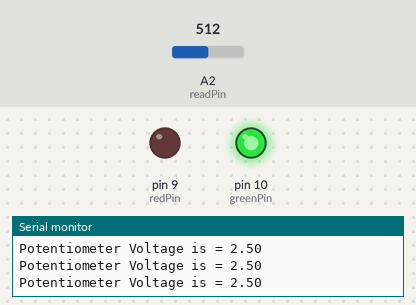
Simulated run of this sketch. Board: Arduino Uno, built with avr-gcc and run on an emulated ATmega328P. On the bench: output pins drawn as LEDs (lit = HIGH), the last lines printed to the serial monitor. The inputs (shaded band) are chosen by the test bench; at power-on: A2 (readPin) = 512.

Above: at 1.3 s.
1.4 s: A2 (readPin) set to 806
2.9 s: A2 (readPin) set to 835
At 3.8 s:
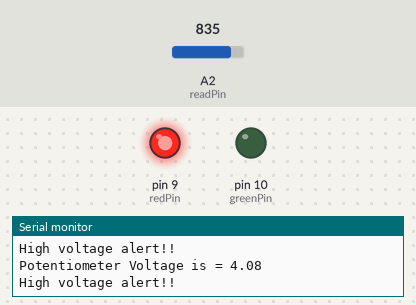
4.5 s: A2 (readPin) set to 716
At 5.0 s:
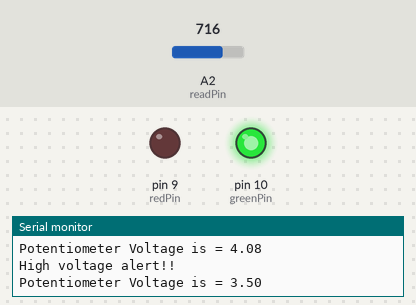
6.0 s: A2 (readPin) set to 900
At 7.4 s:
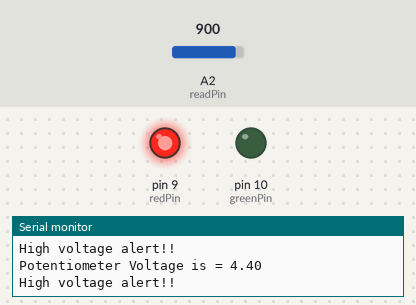
Timing chart, 0 to 8.5 s (numbered marks = the images above; inputs shaded):
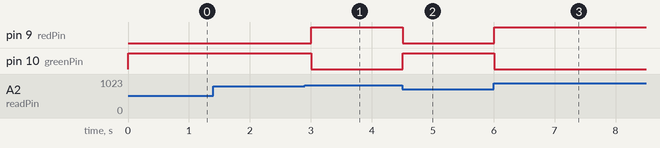

The sketch:

IfStatement.ino
```cpp
int readPin = A2;
int redPin = 9;
int greenPin = 10;
float warnValue = 4.0;
int delayTime = 500;
float readValue;
float calVal;
void setup() {
  // put your setup code here, to run once:
pinMode(readPin, INPUT);
pinMode(redPin, OUTPUT);
pinMode(greenPin, OUTPUT);
Serial.begin(9600);
}

void loop() {
  // put your main code here, to run repeatedly:
readValue = analogRead(readPin);
calVal = (5./1023.)*readValue;
Serial.print("Potentiometer Voltage is = ");
Serial.println(calVal);
if (calVal >= warnValue){
  digitalWrite(redPin, HIGH);
  digitalWrite(greenPin,LOW);
  Serial.println("High voltage alert!!");
}
else {
  digitalWrite(redPin, LOW);
  digitalWrite(greenPin,HIGH);
}
delay(delayTime);
}
```

Measured:
- the behaviour switches between 818 and 819 on A2 (readPin) (found by bisection; images 0 and 1)
- after the input at 2.9 s, pin 9 (redPin): LOW → HIGH after 0.11 s; pin 10 (greenPin): HIGH → LOW after 0.11 s
- after the input at 4.5 s, pin 9 (redPin): HIGH → LOW at once; pin 10 (greenPin): LOW → HIGH at once
- after the input at 6.0 s, pin 9 (redPin): LOW → HIGH at once; pin 10 (greenPin): HIGH → LOW at once
